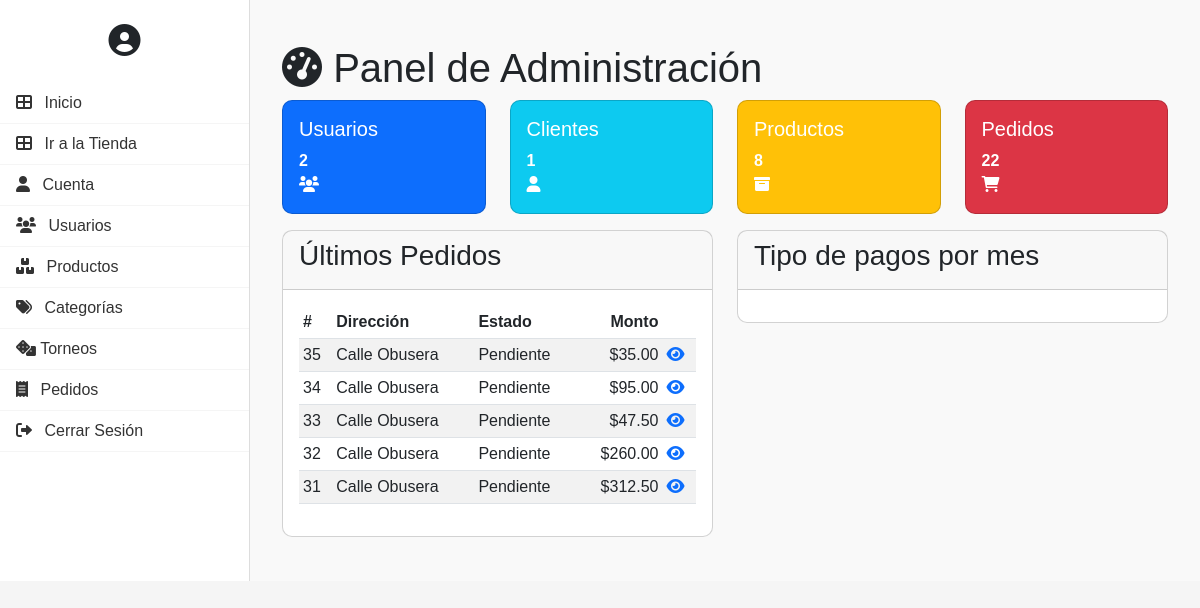
The page /controllers/Dashboard_Controller.php?action=index (signed in) on the database its author committed.
### tables this page shows
CREATE TABLE `pedidos` (
  `ID_Pedido` int(11) NOT NULL,
  `ID_Usuario` int(11) NOT NULL,
  `Direccion` varchar(255) NOT NULL,
  `Pais` varchar(100) NOT NULL,
  `Region` varchar(100) NOT NULL,
  `Ciudad` varchar(100) NOT NULL,
  `Codigo_Postal` varchar(20) NOT NULL,
  `Notas` text DEFAULT NULL,
  `Fecha` datetime NOT NULL,
  `Total` decimal(10,2) NOT NULL,
  `Estado` varchar(50) NOT NULL,
  `ID_FormaPago` int(11) NOT NULL
);

### models/utils.php (called while the page is built, shortened)
<?php
class Utils
{
    public static function conectar()
    {
        try {
            require_once("../config/global.php");
            $conPDO = new PDO("mysql:host=" . $DB_SERVER . ";dbname=" . $DB_SCHEMA, $DB_USER, $DB_PASSWD);
            $conPDO->setAttribute(PDO::ATTR_ERRMODE, PDO::ERRMODE_EXCEPTION);
            return $conPDO;
        } catch (PDOException $e) {
            print "¡Error al conectar!: " . $e->getMessage() . "<br/>";
            return null;
        }
    }
}

### models/User_Model.php (called while the page is built, shortened)
<?php
require_once '../models/utils.php';
class User_Model
{
    private $db;
    public function __construct()
    {
        $this->db = Utils::conectar();
    }
    public function getUserCount()
    {
        try {
            $query = "SELECT COUNT(*) as count FROM usuarios";
            $stmt = $this->db->query($query);
            $result = $stmt->fetch(PDO::FETCH_ASSOC);
            return $result['count'];
        } catch (PDOException $e) {
            echo "Error: " . $e->getMessage();
            return 0;
        }
    }
    public function getClientCount()
    {
        try {
            $query = "SELECT COUNT(*) as count FROM usuarios WHERE Rol = 'cliente'";
            $stmt = $this->db->query($query);
            $result = $stmt->fetch(PDO::FETCH_ASSOC);
            return $result['count'];
        } catch (PDOException $e) {
            echo "Error: " . $e->getMessage();
            return 0;
        }
    }
}

### models/Product_Model.php (called while the page is built, shortened)
<?php
require_once '../models/utils.php';
class Product_Model {
    private $db;
    public function __construct() {
        $this->db = Utils::conectar();
    }
    public function getProductCount() {
        try {
            $query = "SELECT COUNT(*) as count FROM productos";
            $stmt = $this->db->query($query);
            $result = $stmt->fetch(PDO::FETCH_ASSOC);
            return $result['count'];
        } catch (PDOException $e) {
            echo "Error: " . $e->getMessage();
            return 0;
        }
    }
}

### models/Order_Model.php (called while the page is built, shortened)
<?php
require_once '../models/utils.php';
class Order_Model
{
    private $db;
    public function __construct()
    {
        $this->db = Utils::conectar();
    }
    public function getOrderCount()
    {
        try {
            $query = "SELECT COUNT(*) as count FROM pedidos";
            $stmt = $this->db->query($query);
            $result = $stmt->fetch(PDO::FETCH_ASSOC);
            return $result['count'];
        } catch (PDOException $e) {
            echo "Error: " . $e->getMessage();
            return 0;
        }
    }
    public function getLatestOrders()
    {
        try {
            $query = "SELECT * FROM pedidos ORDER BY fecha DESC LIMIT 5";
            $stmt = $this->db->query($query);
            return $stmt->fetchAll(PDO::FETCH_ASSOC);
        } catch (PDOException $e) {
            echo "Error: " . $e->getMessage();
            return [];
        }
    }
}

### views/dashboard/dashboard_views.php (the view, shortened to what this page needs)
<!DOCTYPE html>
<html lang="es">
<head>
    <link href="https://cdn.jsdelivr.net/npm/bootstrap@5.3.0/dist/css/bootstrap.min.css" rel="stylesheet">
    <link rel="stylesheet" href="https://cdnjs.cloudflare.com/ajax/libs/font-awesome/6.0.0-beta3/css/all.min.css">
    <link rel="stylesheet" href="../Assets/css/dashboard.css">
</head>
<body>
  <div id="wrapper">
    <?php include '../views/includes/sidebar_menu.php'; ?>
    <div id="page-content-wrapper">
      <div class="container-fluid">
        <div class="app-title mt-4">
          <div>
            <h1><i class="fas fa-tachometer-alt"></i> Panel de Administración</h1>
          </div>
        </div>
        <div class="row">
          <div class="col-md-6 col-lg-3">
            <a href="#" class="text-decoration-none">
              <div class="card text-white bg-primary mb-3">
                <div class="card-body">
                  <div>
                    <h5 class="card-title">Usuarios</h5>
                    <p class="card-text"><b><?php echo $userCount; ?></b></p>
                  </div>
                  <i class="fas fa-users"></i>
                </div>
              </div>
            </a>
          </div>
          <div class="col-md-6 col-lg-3">
            <a href="#" class="text-decoration-none">
              <div class="card text-white bg-info mb-3">
                <div class="card-body">
                  <div>
                    <h5 class="card-title">Clientes</h5>
                    <p class="card-text"><b><?php echo $clientCount; ?></b></p>
                  </div>
                  <i class="fas fa-user"></i>
                </div>
              </div>
            </a>
          </div>
          <div class="col-md-6 col-lg-3">
            <a href="#" class="text-decoration-none">
              <div class="card text-white bg-warning mb-3">
                <div class="card-body">
                  <div>
                    <h5 class="card-title">Productos</h5>
                    <p class="card-text"><b><?php echo $productCount; ?></b></p>
                  </div>
                  <i class="fas fa-archive"></i>
                </div>
              </div>
            </a>
          </div>
          <div class="col-md-6 col-lg-3">
            <a href="#" class="text-decoration-none">
              <div class="card text-white bg-danger mb-3">
                <div class="card-body">
                  <div>
                    <h5 class="card-title">Pedidos</h5>
                    <p class="card-text"><b><?php echo $orderCount; ?></b></p>
                  </div>
                  <i class="fas fa-shopping-cart"></i>
                </div>
              </div>
            </a>
          </div>
        </div>
        <div class="row">
          <div class="col-md-6">
            <div class="card mb-4">
              <div class="card-header">
                <h3 class="card-title">Últimos Pedidos</h3>
              </div>
              <div class="card-body">
                <table class="table table-striped table-sm">
                  <thead>
                    <tr>
                      <th>#</th>
                      <th>Dirección</th>
                      <th>Estado</th>
                      <th class="text-end">Monto</th>
                      <th></th>
                    </tr>
                  </thead>
                  <tbody>
                    <?php foreach ($latestOrders as $order): ?>
                    <tr>
                      <td><?php echo $order['ID_Pedido']; ?></td>
                      <td><?php echo $order['Direccion']; ?></td>
                      <td><?php echo $order['Estado']; ?></td>
                      <td class="text-end">$<?php echo number_format($order['Total'], 2); ?></td>
                      <td><a href="#"><i class="fa fa-eye" aria-hidden="true"></i></a></td>
                    </tr>
                    <?php endforeach; ?>
                  </tbody>
                </table>
              </div>
            </div>
          </div>
          <div class="col-md-6">
            <div class="card mb-4">
              <div class="card-header d-flex justify-content-between align-items-center">
                <h3 class="card-title">Tipo de pagos por mes</h3>
              </div>
              <div class="card-body">
              </div>
            </div>
          </div>
        </div>
      </div>
    </div>
  </div>
</body>
</html>

### Assets/css/dashboard.css (style rules this page uses)
body { font-family: 'Arial', sans-serif; background-color: #f5f5f5; }
#wrapper { display: flex; width: 100%; }
#page-content-wrapper { flex: 1; padding: 20px; background-color: #f9f9f9; }
.card { border-radius: 10px; }

### rows shown on the page
pedidos: ID_Pedido "35", Direccion "Calle Obusera", Estado "Pendiente", Total "35.00"
pedidos: ID_Pedido "34", Direccion "Calle Obusera", Estado "Pendiente", Total "95.00"
pedidos: ID_Pedido "33", Direccion "Calle Obusera", Estado "Pendiente", Total "47.50"
pedidos: ID_Pedido "32", Direccion "Calle Obusera", Estado "Pendiente", Total "260.00"
pedidos: ID_Pedido "31", Direccion "Calle Obusera", Estado "Pendiente", Total "312.50"

### other values the page prints
$userCount "2"
$clientCount "1"
$productCount "8"
$orderCount "22"
